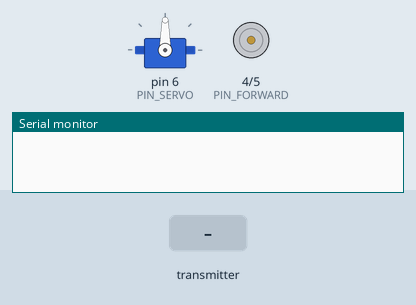
The sketch below on a simulated Arduino Uno, built with avr-gcc and run on an emulated ATmega328P. On the bench: servo, motor-driver pin pairs drawn as motors (green arrow = first pin HIGH = forward, orange = second pin HIGH = backward, longer = more drive, scaled by the enable pin), the last lines printed to the serial monitor. Inputs (shaded band) come from the test bench. No radio packets arrive unless stated.

Above: at 1.2 s.
1.3 s: the transmitter starts sending X = 256
At 1.8 s:
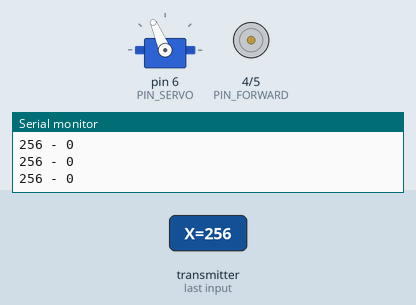
2.8 s: the transmitter starts sending Y = 256
At 4.0 s:
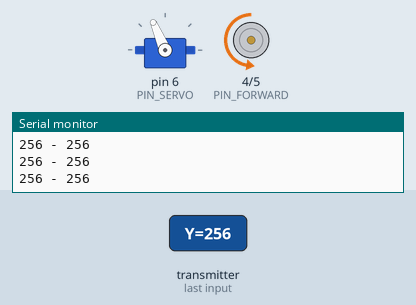
4.3 s: the transmitter starts sending X = 0
At 5.3 s:
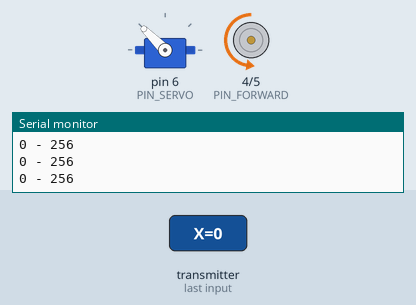
5.8 s: the transmitter starts sending Y = 0
At 6.4 s:
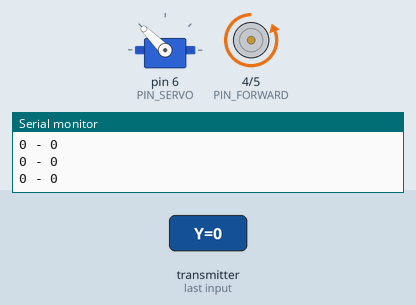
7.3 s: the transmitter starts sending X = 512
At 7.6 s:
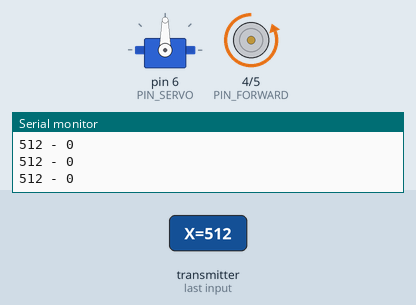
8.8 s: the transmitter starts sending Y = 512
At 9.9 s:
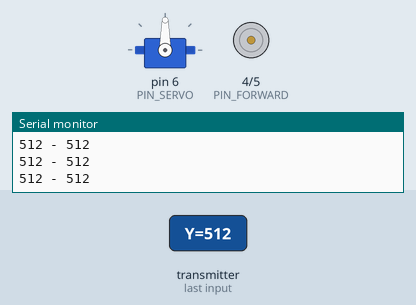
Timing chart, 0 to 11.3 s (numbered marks = the images above; inputs shaded):
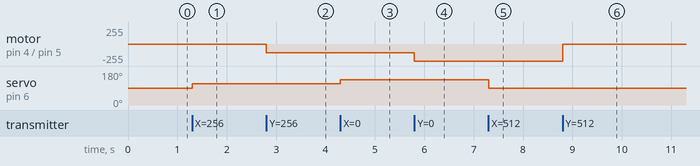

Measured:
- after the input at 1.3 s, servo on pin 6 (PIN_SERVO): 90° → 113° at once
- after the input at 2.8 s, motor on pin 4 (PIN_FORWARD) / pin 5 (PIN_REVERSE): stopped → backward 128/255 at once
- after the input at 4.3 s, servo on pin 6 (PIN_SERVO): 113° → 135° at once
- after the input at 5.8 s, motor on pin 4 (PIN_FORWARD) / pin 5 (PIN_REVERSE): backward 128/255 → backward 255/255 at once
- after the input at 7.3 s, servo on pin 6 (PIN_SERVO): 135° → 90° at once
- after the input at 8.8 s, motor on pin 4 (PIN_FORWARD) / pin 5 (PIN_REVERSE): backward 255/255 → stopped at once

The sketch:

RC_Car_RX.ino
```cpp
#include <Servo.h>
#include <SPI.h>
#include "nRF24L01.h"
#include "RF24.h"

#define PIN_SPEED   3
#define PIN_FORWARD 4
#define PIN_REVERSE 5
#define PIN_SERVO   6

/* Hardware configuration: Set up nRF24L01 radio on SPI bus plus pins 7 & 8 */
RF24 radio(7,8);
/**********************************************************/

struct {
  int X;
  int Y;
} receivedData;

Servo servo;

int xValue = 0;
int yValue = 0;
byte speedValue = 0;
bool forward = true;

const uint64_t pipe = 0xE8E8F0F0E1LL;

void setup() {
  pinMode(PIN_SPEED, OUTPUT);
  pinMode(PIN_FORWARD, OUTPUT);
  pinMode(PIN_REVERSE, OUTPUT);

  servo.attach(PIN_SERVO);

  Serial.begin(57600);

  radio.begin();
  radio.setPALevel(RF24_PA_MAX);
  radio.setDataRate(RF24_250KBPS);
  radio.setAutoAck(1);
  radio.setCRCLength(RF24_CRC_8);          // Use 8-bit CRC for performance
  radio.setRetries(15,15);

  radio.openReadingPipe(1, pipe);
  radio.startListening();

  radio.printDetails();
}

void loop() {
  if (radio.available()) {
    while (radio.available()) {
      radio.read(&receivedData, sizeof(receivedData));
    }

    if (receivedData.X != xValue) {
      xValue = receivedData.X;
      servo.write(map(xValue, 0, 1023, 135, 45));
    }

    if (receivedData.Y != yValue) {
      yValue = receivedData.Y;
      if (yValue >= 512) {
        speedValue = map(yValue, 512, 1023, 0, 255);
        forward = true;
      } else {
        speedValue = map(yValue, 0, 511, 255, 0);
        forward = false;
      }

      digitalWrite(PIN_FORWARD, forward);
      digitalWrite(PIN_REVERSE, !forward);
      analogWrite(PIN_SPEED, speedValue);
    }

    Serial.print(receivedData.X);
    Serial.print(" - ");
    Serial.println(receivedData.Y);
  }
} // Loop
```
